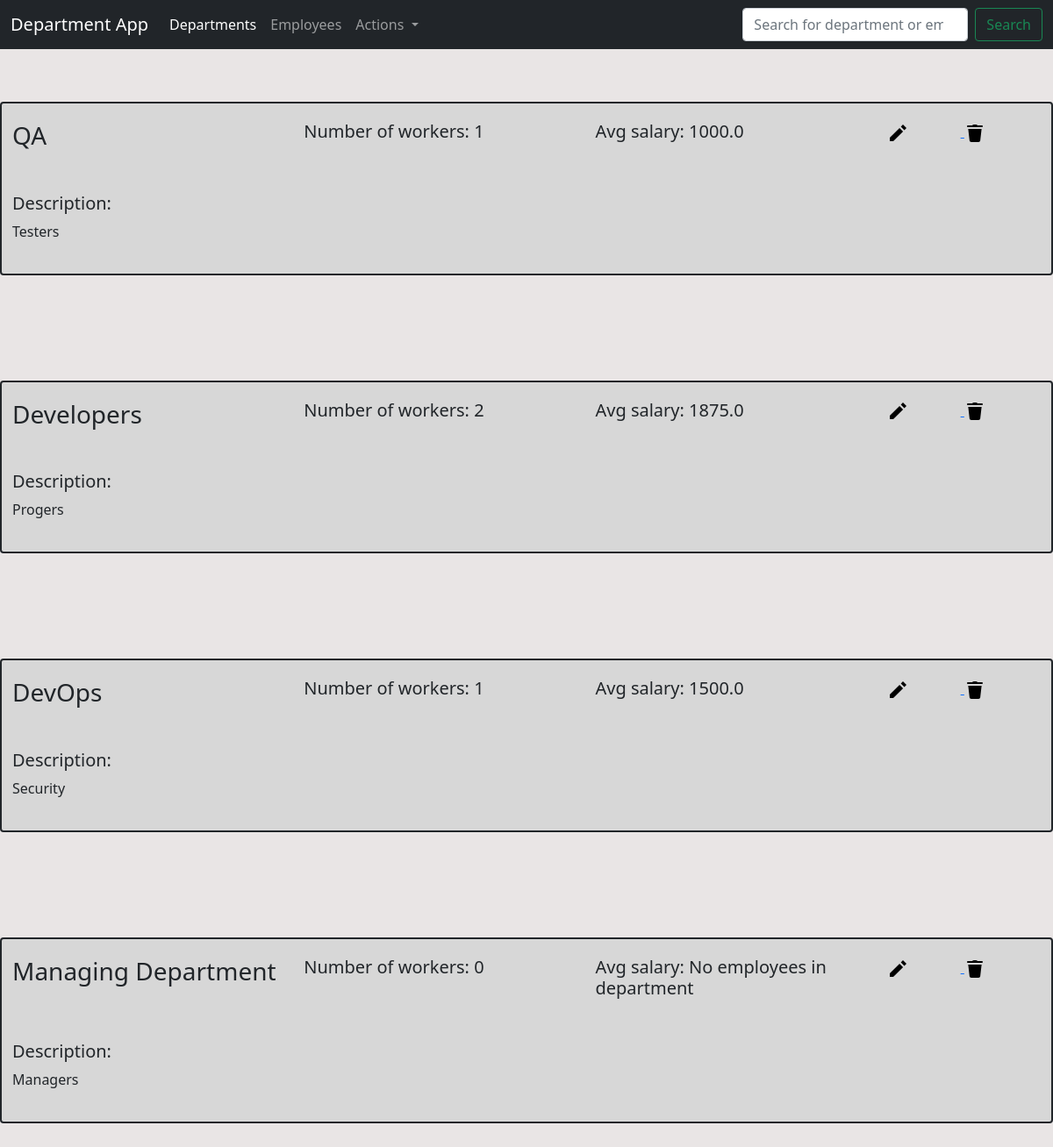
/departments, run on an earlier commit of the app's database.
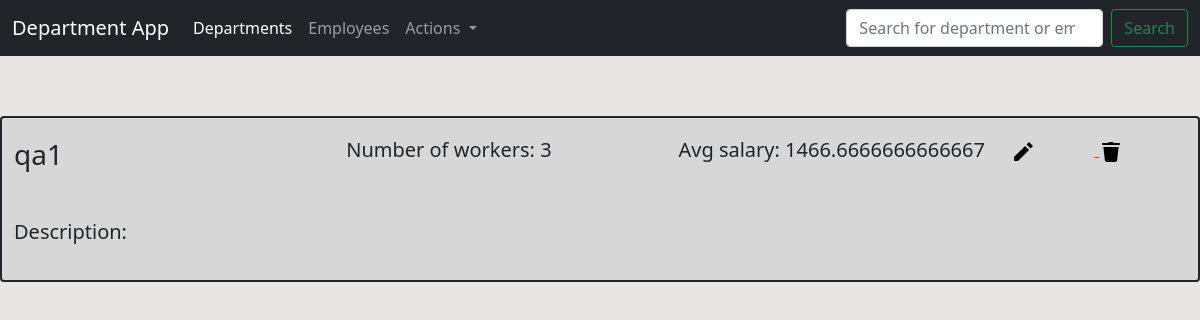
And on a later commit of the database.
### department_app/models/department_model.py (models this page shows, shortened)
class Departments(db.Model):
    id = db.Column(db.Integer, primary_key = True)
    dep_name = db.Column(db.String(50), nullable = False, unique = True)
    dep_description = db.Column(db.String(150))

### department_app/views/departments_view.py (the view)
@app.route("/departments")
def departments():
    salary_and_amount  = {elem.dep_name: count_avg_and_amount(elem.dep_name) for elem in Departments.query.all()}
    return render_template('departments.html', all_deps = Departments.query.all(), characteristics = salary_and_amount, menu = menu, dropdown = dropdown)

### department_app/views/departments_view.py (called while the page is built)
def count_avg_and_amount(dep):
    res = Employees.query.filter_by(emp_department = dep)
    sals = [x.emp_salary for x in res]
    try:
        return sum(sals)/len(sals), len(sals)
    except:
        return 'No employees in department', 0

### department_app/templates/departments.html (shortened to what this page needs)
{% extends 'base.html' %}
{% block content %}
{% for data in all_deps %}
    <section>
        <div class="container-xxl">
          <div class="row">
            <span class="border border-dark border-2 rounded"  style="background-color: #D7D7D7;">
                <div class="row">
                    <div class="col">
                      <h3>{{data.dep_name}}</h3>
                    </div>
                    <div class="col">
                      <h5>Number of workers: {{ characteristics[data.dep_name][1] }}</h5>
                    </div>
                    <div class="col">
                      <h5>Avg salary: {{characteristics[data.dep_name][0]}}</h5>
                    </div>
                    <div class="col-2 align-items-end">
                      <a id="edit-{{data.id}}" href="departments/edit/{{data.id}}">
                        <img src = "../static/images/icons8-edit-24.svg", alt="Edit" style="padding-right: 60px">
                      </a>
                      <a id="delete-{{data.id}}" href="departments/delete/{{data.id}}">
                        <img src = "../static/images/icons8-delete-24.svg", alt="Delete">
                      </a>
                    </div>
                  </div>
                <div class="row">
                    <div class="col">
                      <h5>Description:</h5><p>
                        {{data.dep_description}}
                      </p>
                    </div>
                </div>
            </span>
          </div>
        </div>
    </section>
  {% endfor %}
{% endblock -%}

### department_app/templates/base.html (shortened to what this page needs)
<!DOCTYPE html>
<html lang="en">
<head>
    <link href="https://cdn.jsdelivr.net/npm/bootstrap@5.1.3/dist/css/bootstrap.min.css" rel="stylesheet">
    <link rel="stylesheet" href="../static/css/styles.css">
  </head>
<body>
    <header>
        <nav class="navbar navbar-expand-lg navbar-dark bg-dark">
            <div class="container-xxl">
              <a class="navbar-brand" href="{{ url_for('index') }}">Department App</a>
              <div class="collapse navbar-collapse" id="navbarSupportedContent">
                <ul class="navbar-nav me-auto mb-2 mb-lg-0">
                  {% for m in menu -%}
                  <li class="nav-item">
                    <a class="nav-link {{m.status}}" href="{{url_for(m.url)}}">{{m.name}}</a>
                  </li>
                  {% endfor -%}
                  <li class="nav-item dropdown">
                    <a class="nav-link dropdown-toggle" href="#" id="navbarDropdown" role="button" data-bs-toggle="dropdown" aria-expanded="false">
                      Actions
                    </a>
                  </li>
                </ul>
                <form class="d-flex">
                  <input class="form-control me-2" type="search" placeholder="Search for department or employee" aria-label="Search">
                  <button class="btn btn-outline-success" type="submit">Search</button>
                </form>
              </div>
            </div>
          </nav>
    </header>
{% block content %} {% endblock %}

### department_app/static/css/styles.css (style rules this page uses)
section { padding-top: 40px; padding-bottom: 40px; }
.row { padding-top: 20px; padding-bottom: 20px; }
body { background-color: #E9E5E5; }

What changed in the data, as far as the page shows it:
removed Departments: dep_name "Developers", dep_name "2", dep_name "1875.0", dep_description "Progers"
removed Departments: dep_name "DevOps", dep_name "1", dep_name "1500.0", dep_description "Security"
removed Departments: dep_name "Managing Department", dep_name "0", dep_name "No employees in department", dep_description "Managers"
changed Departments: dep_name "QA" → "qa1"; dep_name "1" → "3"; dep_name "1000.0" → "1466.6666666666667"; dep_description "Testers" → (not shown)
